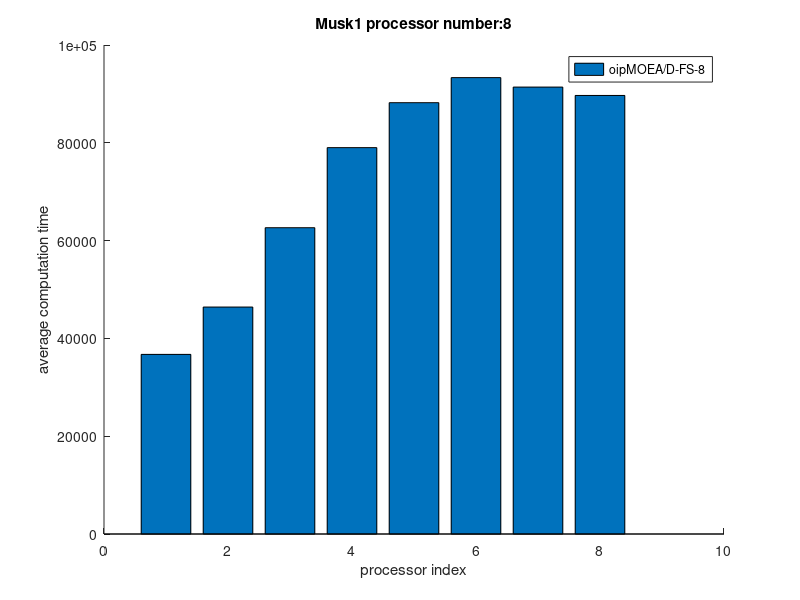

This figure's MATLAB source:
clear 

Problem = 'Musk1';
coreNumber = 8;
Algorithm = ['oipMOEA/D-FS-',num2str(coreNumber)];
timeCostCore_oip = [
[89930,    34510, 46672, 65779, 84745, 81173, 87124, 86905, 89918,]
[104280,  37722, 47472, 61834, 74874, 96115, 104270, 103618, 101228,]
[94384,    37258, 48120, 62212, 74835, 86695, 94376, 86748, 82764,]
[97401,    37240, 47035, 62321, 78408, 89198, 94782, 97392, 92414,]
[96403,    33761, 44390, 62085, 75021, 84703, 94433, 94932, 96393,]
[98347,    40106, 46969, 66395, 86707, 86691, 89168, 98337, 94784,]
[88519,    34431, 46117, 59606, 70090, 80048, 88509, 86292, 83891,]
[92003,    35678, 46230, 68752, 82575, 85117, 82924, 85034, 91993,]
[101414,  37050, 44422, 61084, 79830, 98247, 101406, 100371, 96378,]
[97959,    32419, 44554, 60461, 74584, 91643, 96965, 97949, 94911,]
[90712,    38538, 45121, 56897, 79195, 88440, 90705, 81595, 79062,]
[97564,    39707, 47842, 65992, 83717, 91070, 97556, 95589, 90045,]
[82095,    40234, 45302, 62678, 76761, 81415, 79373, 81113, 82086,]
[95085,    34431, 48043, 61947, 84880, 95074, 92219, 83799, 85100,]
[102228,  38565, 46516, 63131, 76199, 87579, 102218, 99173, 91911,]
[97312,    36041, 47791, 61029, 81801, 88080, 97303, 83481, 82046,]];
Algorithm = ['aspMOEA/D-FS-',num2str(coreNumber)];
timeCostCore_asp = [
[87091,    87083, 72619, 77966, 72155, 70643, 78777, 70051, 68526,]
[83535,    83531, 72474, 77921, 82554, 78579, 74342, 68302, 63235,]
[92298,    92290, 71515, 78354, 92024, 80443, 68959, 62224, 62498,]
[84988,    84982, 71594, 75128, 74899, 69656, 69297, 58702, 61671,]
[84875,    84869, 67331, 81158, 71985, 75567, 73436, 65626, 58875,]
[90565,    90560, 75146, 84664, 84915, 87994, 77900, 65628, 64118,]
[86172,    86166, 69467, 81980, 81718, 77801, 76025, 66373, 68244,]
[91459,    91454, 72371, 87984, 78816, 76914, 72307, 61421, 62661,]
[85144,    84284, 68986, 76405, 82144, 85135, 83804, 73904, 77568,]
[91391,    91386, 71481, 82339, 79467, 74999, 69652, 61054, 61078,]
[87793,    87786, 69826, 76332, 83043, 74921, 69184, 61950, 63476,]
[86125,    86118, 68872, 79331, 75526, 72831, 80115, 72051, 69224,]
[82645,    82638, 66036, 79848, 74315, 75418, 67685, 60775, 60067,]
[88593,    88589, 71105, 81018, 76309, 77884, 78055, 67268, 69409,]
[89460,    89454, 70945, 79510, 74632, 73454, 70176, 68054, 63403,]
[86554,    86548, 68260, 78183, 81740, 76724, 76063, 68800, 66321,]
[83140,    83135, 65757, 80459, 80502, 70952, 72340, 63869, 67156,]
[84077,    84072, 70144, 78460, 73396, 67983, 60258, 55672, 56427,]
[85261,    85255, 66155, 77366, 80276, 75392, 74493, 67201, 65086,]
[91127,    84919, 70542, 81721, 84730, 91119, 82182, 71171, 73422,]
[90985,    90979, 69021, 80588, 78722, 74500, 76077, 73898, 66200,]];
Algorithm = ['rdpMOEA/D-FS-',num2str(coreNumber)];
timeCostCore_rdp = [
[79885,    65691, 71593, 68139, 68674, 74011, 79839, 79875, 76722,]
[88227,    61232, 66203, 67127, 73919, 78520, 83643, 86627, 88216,]
[86865,    62899, 65889, 68691, 71073, 74430, 81444, 82111, 86854,]
[90682,    70262, 73547, 77632, 79432, 83750, 84066, 90674, 89864,]
[82778,    67787, 67870, 65850, 65516, 73349, 76242, 82218, 82770,]
[88342,    59915, 64088, 68613, 73376, 79976, 83405, 84932, 88335,]
[83395,    59419, 65233, 70966, 77935, 81987, 83332, 83385, 79586,]
[79180,    58719, 56038, 61335, 64196, 76142, 78078, 78419, 79175,]
[91801,    64741, 67738, 74320, 75037, 78117, 81324, 91789, 88416,]];
AverageTimeCostCore = [mean(timeCostCore_oip(:,2:end));
%                        mean(timeCostCore_asp(:,2:end));
%                        mean(timeCostCore_rdp(:,2:end));
                       ];

figure()
hold on
title([Problem,' processor number:', num2str(coreNumber)])
bar(AverageTimeCostCore')
legend(['oipMOEA/D-FS-',num2str(coreNumber)])%,['aspMOEA/D-FS-',num2str(coreNumber)],['rdpMOEA/D-FS-',num2str(coreNumber)])
xlabel('processor index')
ylabel('average computation time')